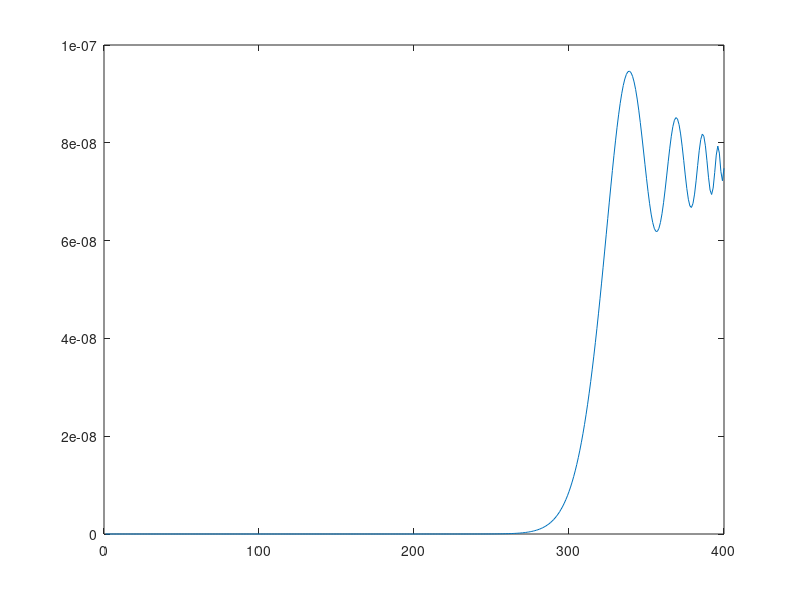

The MATLAB source for this figure:
N=400;
K=zeros(N,N);
M=zeros(N,N);
E=200000;
rho=1000;
L=6;


for ii=1:N
    K(ii,ii)=2*E*N/L;
    M(ii,ii)=2*rho*L./(3*N);

    if (ii-1)>0
        K(ii-1,ii)=-E*N/L;
        M(ii-1,ii)=rho*L./(6*N);
    end

    if (ii+1)<=N
        K(ii+1,ii)=-E*N/L;
        M(ii+1,ii)=rho*L./(6*N);
    end
end

F=zeros(N,1);
F(N)=1;

beta=1/4;
gamma=1/2;
dt=0.01;
s_t=10*dt;

A=M+beta*dt^2*K;

Udd=zeros(N,1);
Ud=zeros(N,1);
U=zeros(N,1);

pU=zeros(N,1);
pUd=zeros(N,1);

times=s_t/dt;

us=zeros(N,times);

for kkk=1:times

    % This is moment kkk-1
    pU=U+dt*Ud+dt^2*(1/2-beta)*Udd;
    pUd=Ud+dt*(1-gamma)*Udd;

    % This is moment kkk
    B=F-K*pU;
    Udd=A\B;

    U=pU+beta*dt^2*Udd;
    Ud=pUd+gamma*dt*Udd;

    us(:,kkk)=U;
end
%plot((1:times)*dt,us)
plot(U)
